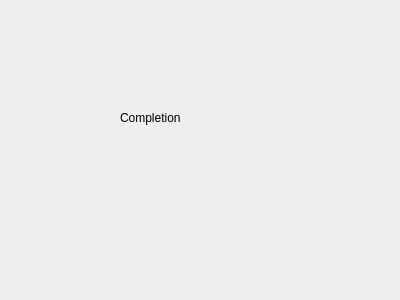
<?xml version="1.0" encoding="UTF-8"?>
<ui version="4.0">
 <class>fenCompletion</class>
 <widget class="QDialog" name="fenCompletion">
  <property name="geometry">
   <rect>
    <x>0</x>
    <y>0</y>
    <width>400</width>
    <height>300</height>
   </rect>
  </property>
  <property name="windowTitle">
   <string>Dialog</string>
  </property>
  <widget class="QLabel" name="label">
   <property name="geometry">
    <rect>
     <x>120</x>
     <y>110</y>
     <width>181</width>
     <height>16</height>
    </rect>
   </property>
   <property name="text">
    <string>Completion</string>
   </property>
  </widget>
 </widget>
 <resources/>
 <connections/>
</ui>
